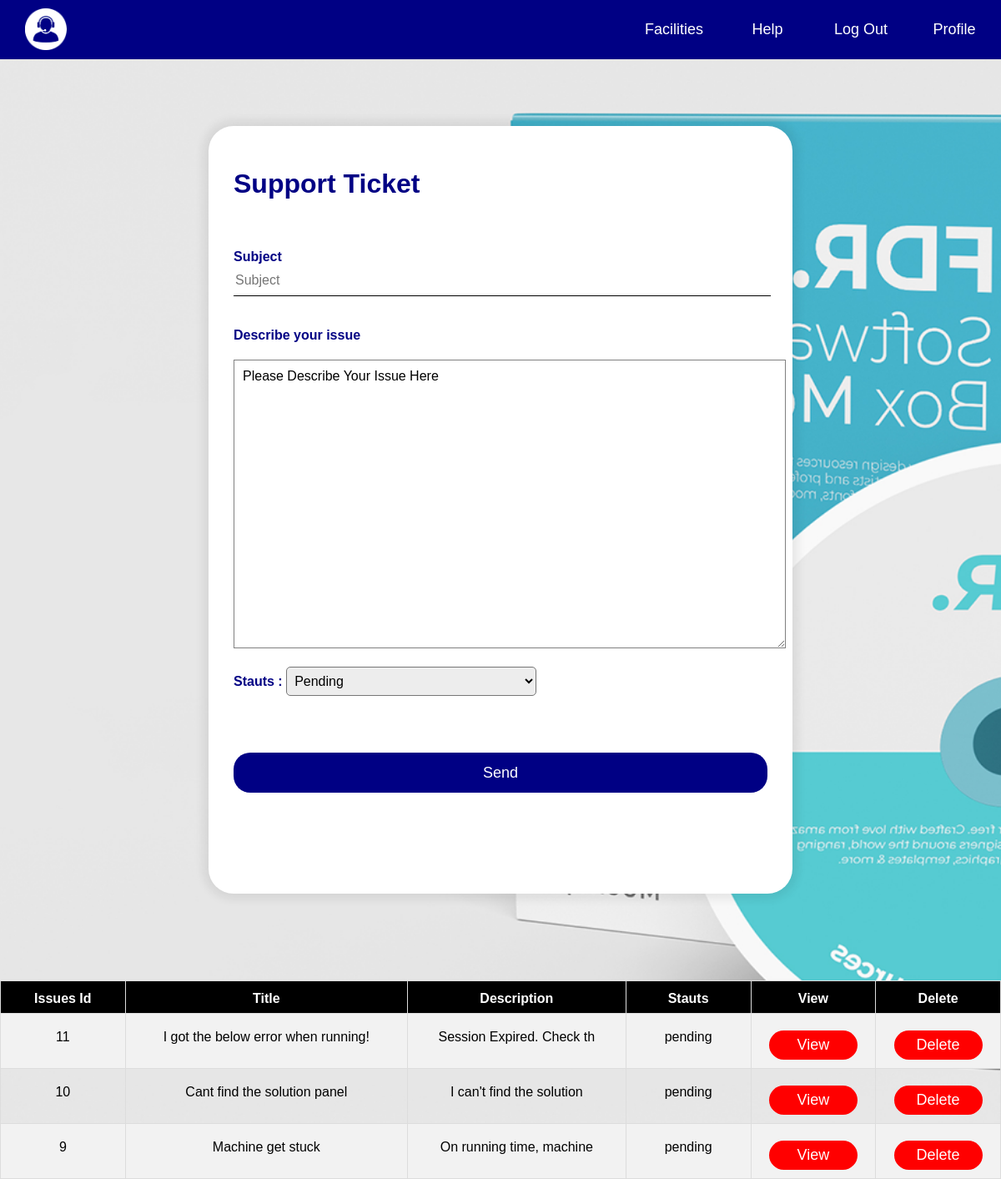
The app's page /support/supportticket.php (signed in) with its own data.
### tables this page shows
CREATE TABLE `issues` (
  `usersId` int(11) DEFAULT NULL,
  `issuesId` int(11) NOT NULL,
  `title` varchar(128) NOT NULL,
  `description` longtext NOT NULL,
  `status` varchar(128) NOT NULL
);

### includes/functions.inc.php (called while the page is built, shortened)
<?php
    function yourIssues($conn,$usersId){
      $sql = "SELECT issuesId, title, description, status FROM issues WHERE usersId='$usersId'ORDER BY issuesId DESC;";
      $result = mysqli_query($conn,$sql);
      if(mysqli_num_rows($result) > 0){
          return $result;
      }else{
        header("location:../support/supportticketfirst.php");
        exit();
      }
    }

### support/supportticket.php (the view, shortened to what this page needs)
<!DOCTYPE html>
<html lang="en">
<head>
  <link rel="stylesheet" href="style.css">
</head>
<body>
  <nav>
    <ul>
    <?php
        if(isset($_SESSION["usersId"])){
          echo "<li><a href='../profile/profile.php'>Profile</a></li>";
          echo "<li><a href='../includes/logout.inc.php'>Log Out</a></li>";
        }
      else{
        echo "<li><a href='../login/login.php'>Login</a></li>";
        echo "<li><a href='../register/register.php'>Signup</a></li>";
      }
      ?>
      <li><a href="../faq/faq.php">Help</a></li>
      <li><a href="support.php">Facilities</a></li>
      <div id="logo">
        <a href="../index.php">
          <img src="logo-nav.png" width="50px">
        </a>
    </ul>
  </nav>
  <div class="sp-ticket">
    <h1>Support Ticket</h1>
      <form name="supform" action="../includes/support.inc.php" method="post">
        <label>Subject</label></br>
        <input type="text" name = "subject" id = subject placeholder="Subject"></br></br>
        <label>Describe your issue</label></br>
        <textarea name="description" rows="18" cols="75">Please Describe Your Issue Here</textarea></br></br>
        <label for="status">Stauts : </label>
          <select id="status" name="status" >
            <option value="pending" selected="selected">Pending</option>
          </select></br></br>
        <button type="submit" name="submit">Send</button>
      </form>
    </div></br></br></br>
    <section>
    <table id="issues">
      <tr>
          <th>Issues Id</th>
          <th>Title</th>
          <th>Description</th>
          <th>Stauts</th>
          <th>View</th>
          <th>Delete</th>
      </tr>
    <?php
      require_once('../includes/dbh.inc.php');
      require_once('../includes/functions.inc.php');
      $usersId = $_SESSION['usersId'];
      $result = yourIssues($conn, $usersId);
      if($result){
        while($row = mysqli_fetch_assoc($result)){?>
          <tr>
            <td><?php echo $row['issuesId'];?></td>
            <td><?php echo $row['title'];?></td>
            <td><?php echo htmlspecialchars_decode(substr($row['description'],0,25));?></td>
            <td><?php echo $row['status'];?></td>
            <td><button><a href="viewissue.php?issuesId=<?php echo $row['issuesId'];?>">View</a></button></td>
            <td><button><a href="deleteissue.php?issuesId=<?php echo $row['issuesId'];?>">Delete</a></button></td>
          </tr>
          <?php
          }
        }
      ?>
    </table>
  </section>
</body>
</html>

### support/style.css (style rules this page uses)
body { margin:0; padding:0; background:url("faq-background.png"); background-color:#ededed; background-attachment: fixed; background-size:cover; background-position:center; font-family: Helvetica, sans-serif; }
nav ul { list-style-type: none; margin: 0; padding: 0; overflow: hidden; background-color:#000084; }
nav li { float: right; }
#logo { float:left; padding-left:30px; padding-top:10px; }
nav li a { font-size:18px; min-width:80px; display: block; color: white; text-align: center; padding: 25px 16px; text-decoration: none; }
.sp-ticket { width:700px; height:920px; padding:30px; margin-left:auto; margin-right:auto; margin-top: 80px; margin-bottom:50px; background:white; color:black; box-sizing: border-box; border-radius: 30px; box-shadow: 0px 0px 11px 7px rgba(0,0,0,0.07); }
.sp-ticket h1 { color:#000084; margin-bottom:60px; }
.sp-ticket label { margin:0; padding:0; font-weight:bold; font-size:16px; color:#000084; }
.sp-ticket input[type="text"],input[type="password"],input[type="email"],input[type="tel"] { border:none; width:100%; margin-bottom:20px; border-bottom:1px solid black; background:transparent; outline:none; height:35px; color:black; font-size:16px; }
.sp-ticket textarea { margin-top:20px; padding:10px; border:0.1px solid gray; width:100%; font-size:16px; color:black; font-family:Helvetica,sans-serif; }
#status { width:300px; font-size:16px; background:#ededed; height:35px; padding:5px; border-radius: 5px; }
.sp-ticket button { width:100%; margin-top:50px; border:none; outline:none; height:48px; background: #000084; color:#fff; font-size: 18px; border-radius:20px; }
button { margin-top: 20px; width:40%; border:none; outline:none; height:45px; background: #000084; border-radius:20px; }
button a { color:#fff; font-size: 18px; text-decoration:none; }
#issues { font-family: Arial, Helvetica, sans-serif; border-collapse: collapse; width:100%; }
#issues td, #issues th { border: 1px solid #ddd; padding: 8px; min-width: 100px; }
#issues tr:nth-child(even) { background-color: #f2f2f2; }
#issues th { padding-top: 12px; text-align: center; background-color: black; color: white; }
#issues td { padding-top: 0px; padding-bottom: 10px; text-align: center; }
#issues button { padding:5px; border:none; outline:none; width:80%; height:35px; background:red; color:#fff; font-size: 14px; border-radius:20px; }
#issues button a { text-decoration:none; color:white; }

### records on screen
issues: issuesId "11", title "I got the below error when running!", description "Session Expired. Check th", status "pending"
issues: issuesId "10", title "Cant find the solution panel", description "I can't find the solution", status "pending"
issues: issuesId "9", title "Machine get stuck", description "On running time, machine", status "pending"
